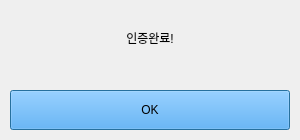
<?xml version="1.0" encoding="UTF-8"?>
<ui version="4.0">
 <class>Dialog</class>
 <widget class="QDialog" name="Dialog">
  <property name="geometry">
   <rect>
    <x>0</x>
    <y>0</y>
    <width>300</width>
    <height>140</height>
   </rect>
  </property>
  <property name="windowTitle">
   <string>Dialog</string>
  </property>
  <widget class="QLabel" name="label">
   <property name="geometry">
    <rect>
     <x>110</x>
     <y>30</y>
     <width>80</width>
     <height>15</height>
    </rect>
   </property>
   <property name="text">
    <string>인증완료!</string>
   </property>
   <property name="alignment">
    <set>Qt::AlignCenter</set>
   </property>
  </widget>
  <widget class="QPushButton" name="pushButton">
   <property name="geometry">
    <rect>
     <x>10</x>
     <y>90</y>
     <width>280</width>
     <height>40</height>
    </rect>
   </property>
   <property name="styleSheet">
    <string notr="true">background-color: rgb(51, 160, 255);</string>
   </property>
   <property name="text">
    <string>OK</string>
   </property>
  </widget>
 </widget>
 <resources/>
 <connections/>
</ui>
